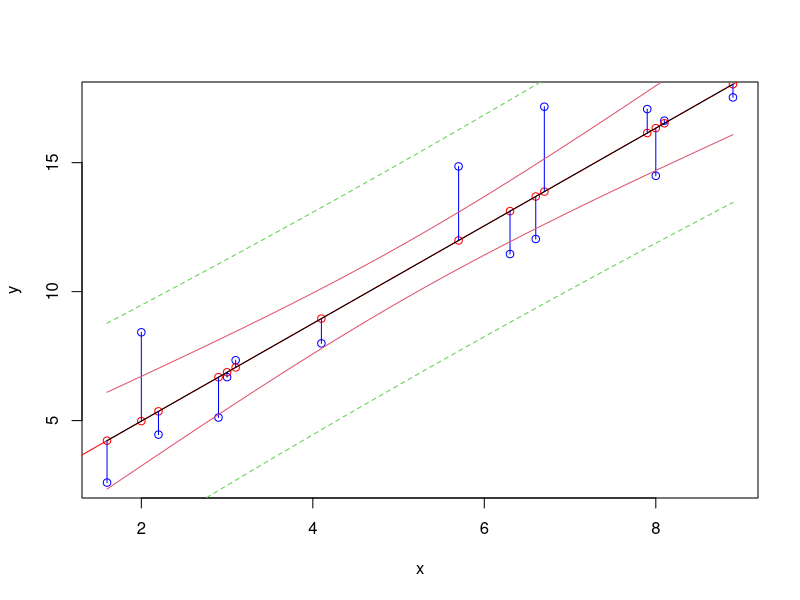
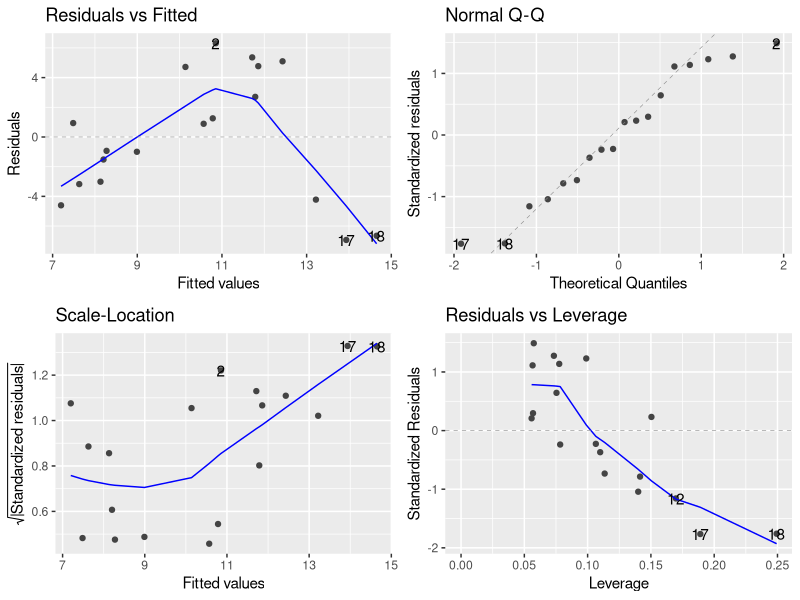
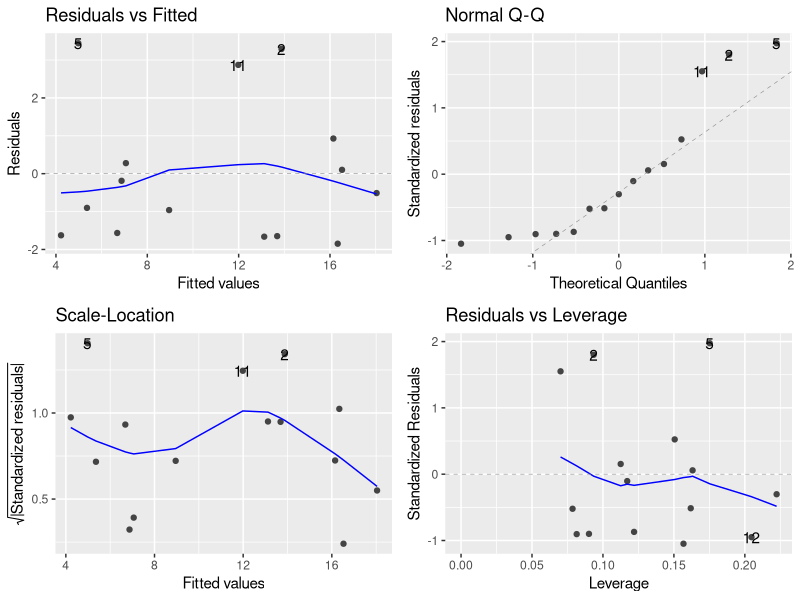
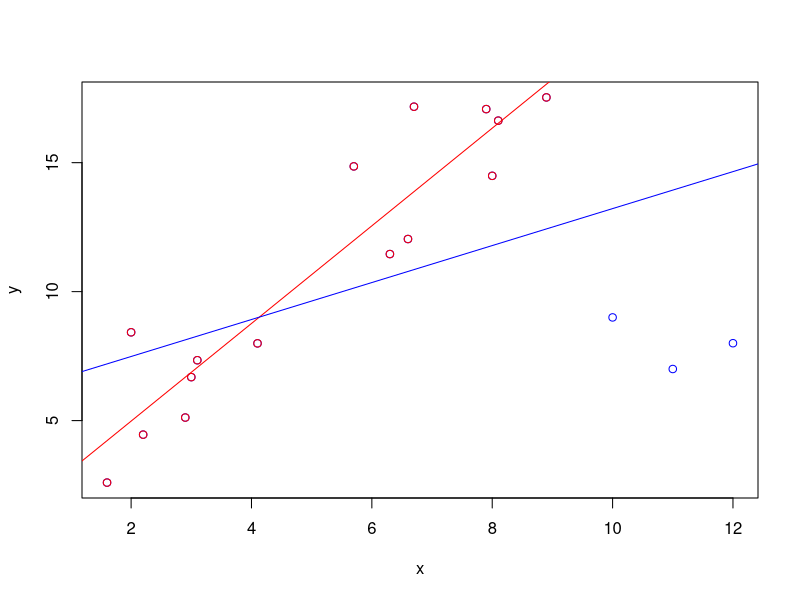

Here is the R script that generated these plots, in order:
rm(list=ls())
library(tidyverse)
library(ggfortify)

#17a)
set.seed(5) ## for reproducable simulations
beta0.true <- 1 ## true parameters, intercept
beta1.true <- 2 ## and slope
## observed x values:
x <- c(2.9, 6.7, 8, 3.1, 2, 4.1, 2.2, 8.9, 8.1, 7.9, 5.7, 1.6, 6.6, 3, 6.3)
## simulation of y values:
y <- beta0.true + x * beta1.true + rnorm(15, sd = 2)
dd <- data.frame(x = x, y = y)

plot(dd, col='blue')
cor(dd)
cor(dd, method='spearman')
#Spearmans correlation is more robust than Pearsons. There are three 'outliers' in this data, though they are not far off, which is why the difference in correlation estimates is minimal..

#b)
lmdd <- lm(y~x, dd)
abline(lmdd, col='red')

#c)
points(x, lmdd$fitted.values, col='red')

#d)
segments(x, lmdd$fitted.values, y1=(lmdd$fitted.values+lmdd$residuals), col='blue')

#e)
summary(lmdd)
#standard errors: 1.15 for beta0, .202 for beta1

#g)
#t-values: 1.04 for beta0, 9.30 for beta1
#p-values: .317 for beta0, 3.69*10^-7 for beta1

#i)
new <- expand.grid(x = seq(min(x), max(x), length=100), y = mean(y))
pred.conf <- predict(lmdd, new, interval='confidence')
pred.pred <- predict(lmdd, new, interval='prediction')
matlines(new$x, cbind(pred.conf,pred.pred[,-1]), col=c(1,2,2,3,3), lty=c(1,1,1,2,2))
#The difference is that 'confidence' shows the 95%CI of the estimated mean, while 'prediction' shows the 95%CI of the estimated y, which makes it wider.

#j)
#I couldn't figure out how to restrain the model to (0,0), but looking at the regular model, I can see that the intercept is about 1.1. Since that is not much bigger than one, especially in the context of such a steep slope of about 2, I assume the constraint would not change the slope much, and the fit would still be pretty good.

#k)
dd_outlier <- rbind(dd, data.frame(x = c(10, 11, 12), y = c(9, 7, 8)))
lmdd_out <- lm(y~x, dd_outlier)
summary(lmdd_out)
autoplot(lmdd_out)
autoplot(lmdd)
plot(dd_outlier, col='blue')
points(x,y,col='red')
abline(lmdd, col='red')
abline(lmdd_out, col='blue')
#The outliers strongly influence the model, cutting the slope in half and multiplying the intercept by 6. Luckily, the autoplot clearly shows that this model is a bad fit, so I would not accidently work with such a regression.

#l)
#The formula is ordered as 'response var' ~ 'explanatory vars', so switching the two changes which variable will be used under the line on the formula for beta1, and of course also changes the resulting beta0. Looking at it geometrically, it means that the model would minimize the horizontal error in a x-y-scatterplot, instead of the vertical error.
